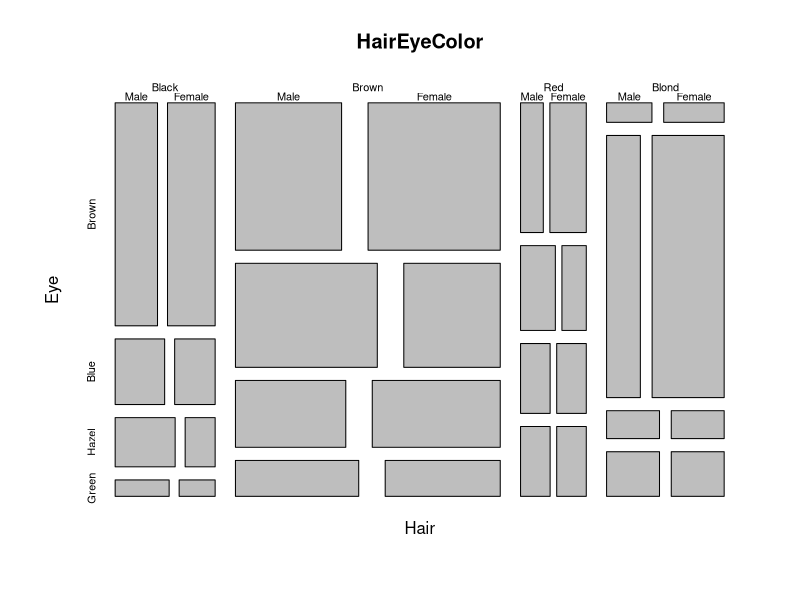
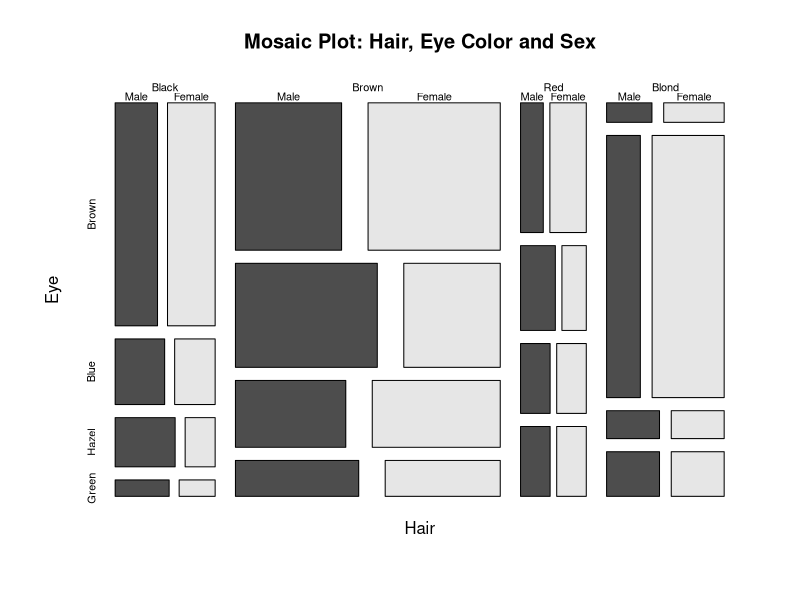
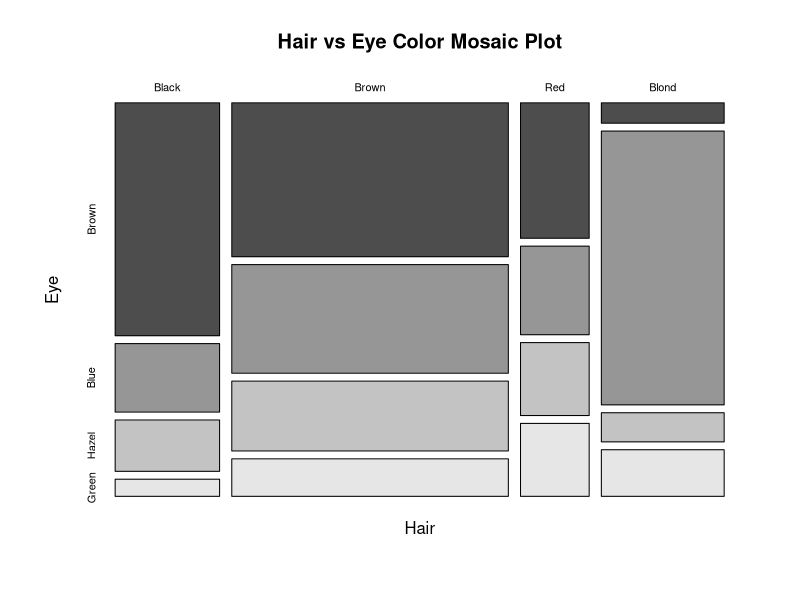
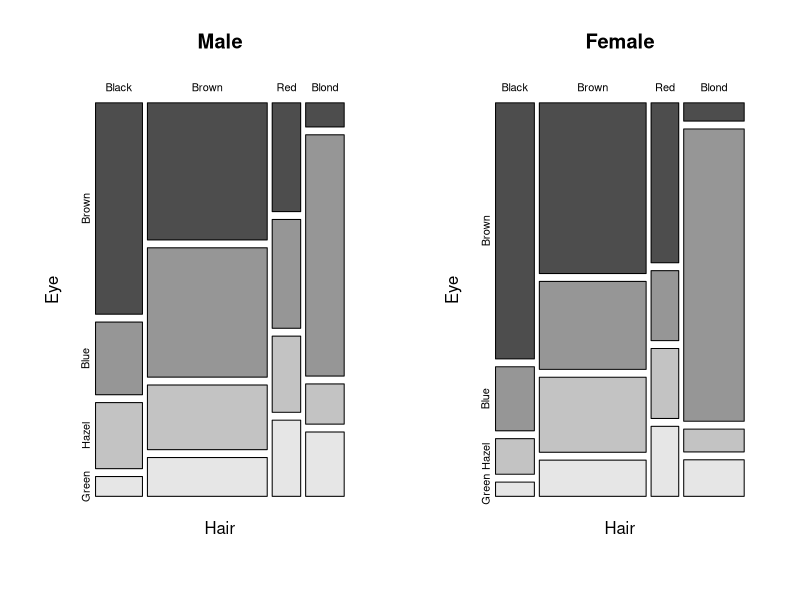
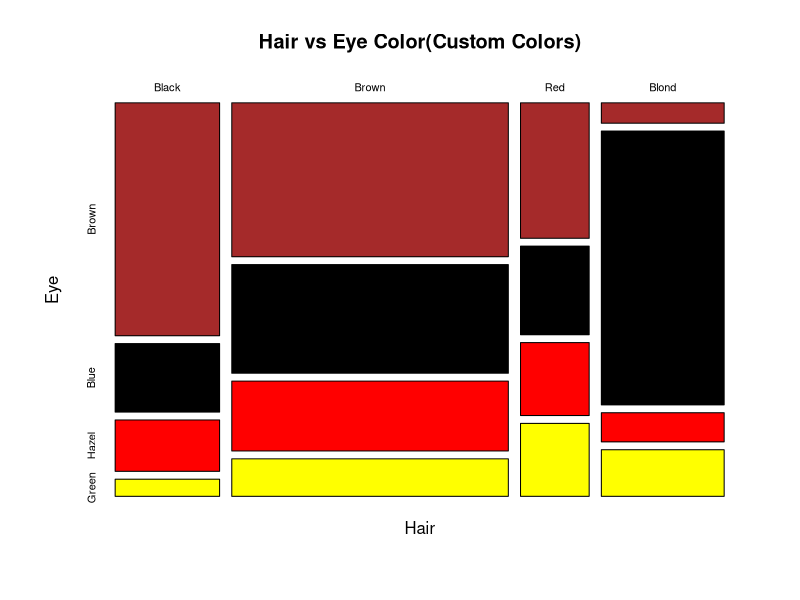
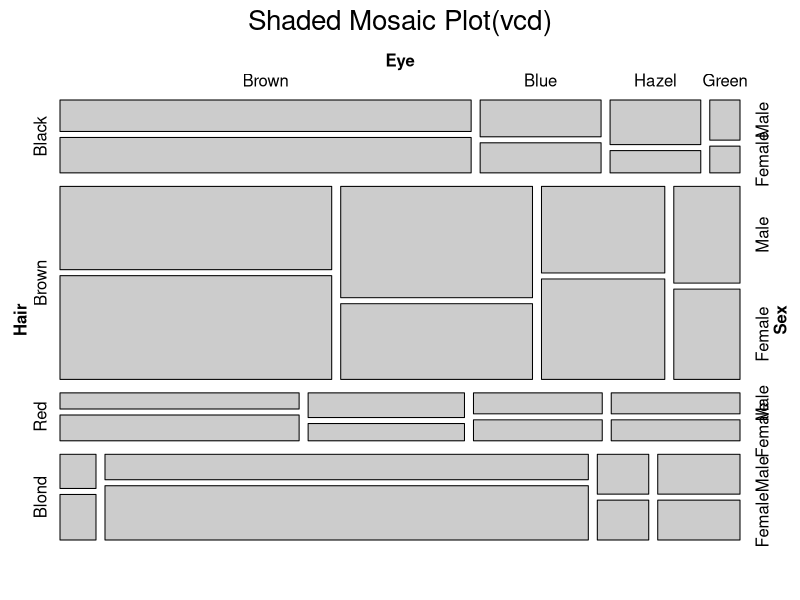
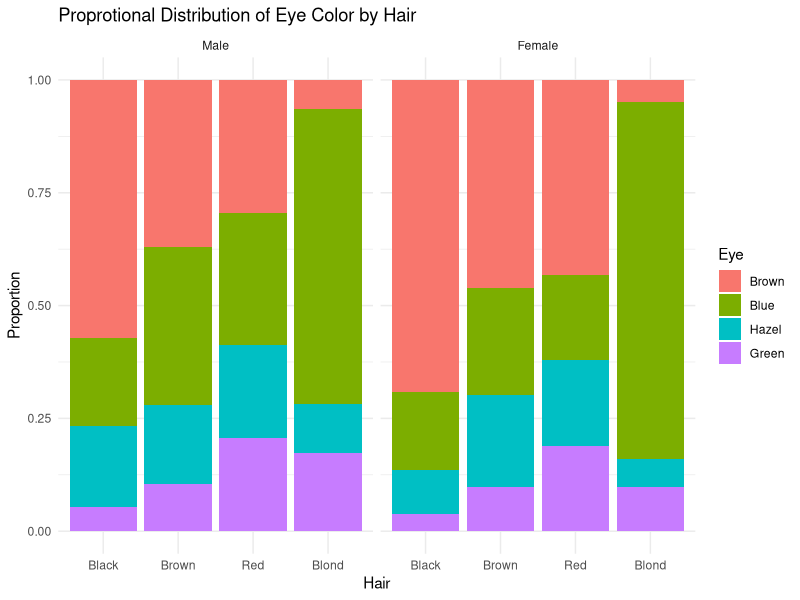
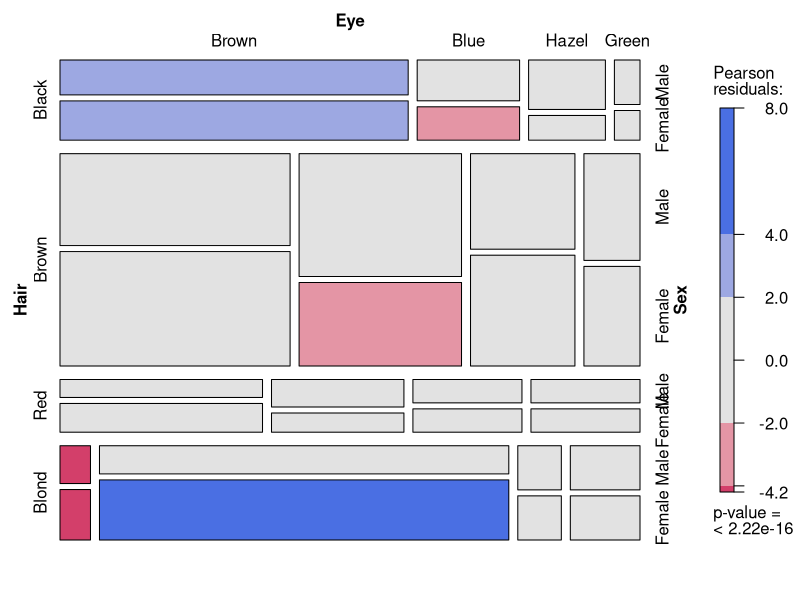

Source code (R) for these figures, in order:
#Load and Understand the HairEyeColor Dataset
#Load Dataset
data(HairEyeColor)
#Check structure
str(HairEyeColor)
View(HairEyeColor)
?HairEyeColor
#very basic Mosaic plot(Base R)
mosaicplot(HairEyeColor)
#Add Titles and Colors
mosaicplot(HairEyeColor, main="Mosaic Plot: Hair, Eye Color and Sex",
           color = TRUE)
#two variable Mosaic plot
HairEye2D <- margin.table(HairEyeColor, c(1,2))
mosaicplot(HairEye2D, main="Hair vs Eye Color Mosaic Plot",
           color = TRUE)
#Mosaic Plots by Sex
par(mfrow = c(1,2))
mosaicplot(HairEyeColor[,,"Male"], main="Male", color=TRUE)
mosaicplot(HairEyeColor[,,"Female"], main="Female", color=TRUE)
par(mfrow=c(1,1))
#Custom Colors
mosaicplot(HairEye2D, col=c("brown","black","red","yellow"),
           main = "Hair vs Eye Color(Custom Colors)")
#Advanced Mosaic Plot using `vcd`
install.packages("vcd")
library(vcd)
mosaic(HairEyeColor, Shade=TRUE, legend=TRUE,
       main="Shaded Mosaic Plot(vcd)")
#Convert Dataset to Data Frame(For ggplot)
hair_eye_df <- as.data.frame(HairEyeColor)
head(hair_eye_df)
#ggplot Alternative(Proportional Mosaic-style plot)
library(ggplot2)
ggplot(hair_eye_df, aes(x=Hair,y=Freq, fill=Eye))+
  geom_bar(stat = "identity", position="fill")+
  facet_wrap(~Sex)+
  labs(
    title="Proprotional Distribution of Eye Color by Hair",
    y = "Proportion")+
  theme_minimal()
#Advanced Mosaic with Residual shading)
mosaic(~Hair+Eye+Sex, data=hair_eye_df, shade=TRUE, legend=TRUE)
